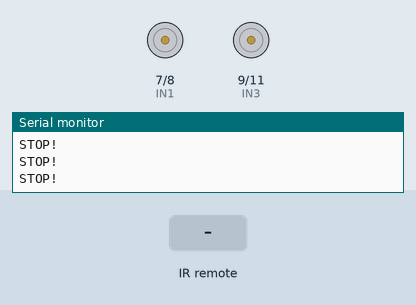
Recording of a sketch running on a simulated Arduino Uno, built with avr-gcc and run on an emulated ATmega328P. Shown: motor-driver pin pairs drawn as motors (green arrow = first pin HIGH = forward, orange = second pin HIGH = backward, longer = more drive, scaled by the enable pin), the last lines printed to the serial monitor. The inputs (shaded band) are chosen by the test bench.

Above: at 1.2 s.
1.3 s: infrared code 0xFF629D received
At 1.7 s:
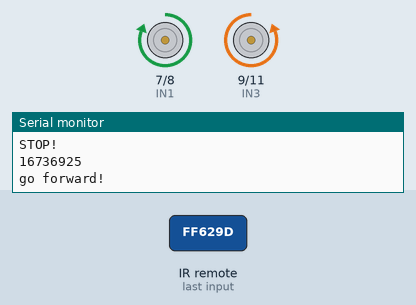
3.3 s: infrared code 0xFFA857 received
At 3.7 s:
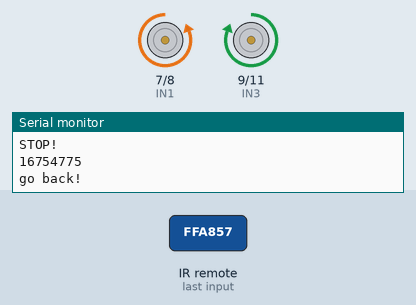
5.3 s: infrared code 0xFF22DD received
At 5.7 s:
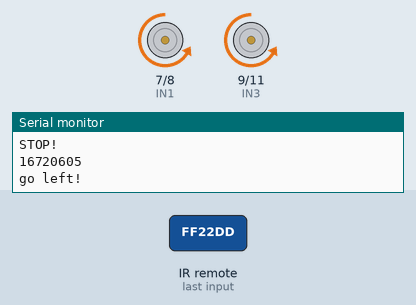
7.3 s: infrared code 0xFFC23D received
At 7.7 s:
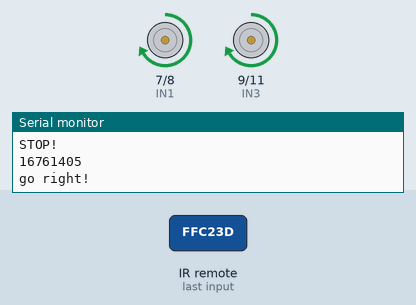
9.3 s: infrared code 0xFF629D received
At 10.3 s:
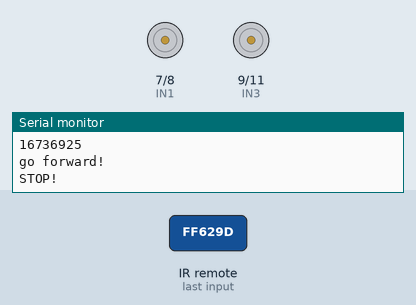
11.3 s: infrared code 0xFFA857 received
At 11.55 s:
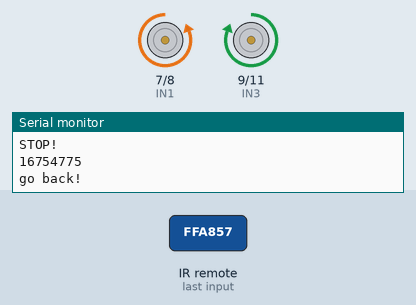
Timing chart, 0 to 14.3 s (numbered marks = the images above; inputs shaded):
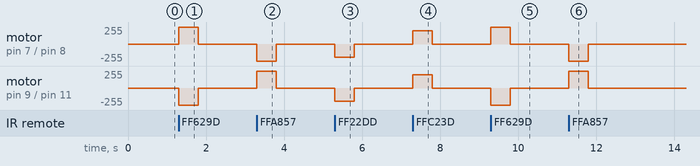

Measured:
- after the input at 1.3 s, motor on pin 7 (IN1) / pin 8 (IN2): stopped → forward 255/255 at once, → stopped 0.50 s later; motor on pin 9 (IN3) / pin 11 (IN4): stopped → backward 255/255 at once, → stopped 0.50 s later
- after the input at 3.3 s, motor on pin 7 (IN1) / pin 8 (IN2): stopped → backward 255/255 at once, → stopped 0.50 s later; motor on pin 9 (IN3) / pin 11 (IN4): stopped → forward 255/255 at once, → stopped 0.50 s later
- after the input at 5.3 s, motor on pin 7 (IN1) / pin 8 (IN2), motor on pin 9 (IN3) / pin 11 (IN4): stopped → backward 200/255 at once, → stopped 0.50 s later
- after the input at 7.3 s, motor on pin 7 (IN1) / pin 8 (IN2), motor on pin 9 (IN3) / pin 11 (IN4): stopped → forward 200/255 at once, → stopped 0.50 s later
- after the input at 9.3 s, motor on pin 7 (IN1) / pin 8 (IN2): stopped → forward 255/255 at once, → stopped 0.50 s later; motor on pin 9 (IN3) / pin 11 (IN4): stopped → backward 255/255 at once, → stopped 0.50 s later
- after the input at 11.3 s, motor on pin 7 (IN1) / pin 8 (IN2): stopped → backward 255/255 at once, → stopped 0.50 s later; motor on pin 9 (IN3) / pin 11 (IN4): stopped → forward 255/255 at once, → stopped 0.50 s later

The sketch:

Infrared_remote_control_car.ino
```cpp
//www.elegoo.com

#include <IRremote.h>

//------- IR REMOTE CODES ---------//
#define FORWARD 16736925
#define BACK    16754775
#define LEFT    16720605
#define RIGHT   16761405
#define STOP    16712445

#define RECV_PIN  12

#define ENB 5   // Left  wheel speed
#define IN1 7   // Left  wheel forward
#define IN2 8   // Left  wheel reverse
#define IN3 9   // Right wheel reverse
#define IN4 11  // Right wheel forward
#define ENA 6   // Right wheel speed
#define carSpeed 200  // initial speed of car >=0 to <=255

IRrecv irrecv(RECV_PIN);
decode_results results;
unsigned long val;
unsigned long preMillis;

void forward() {
  digitalWrite(ENA, HIGH);
  digitalWrite(ENB, HIGH);
  digitalWrite(IN1, HIGH);
  digitalWrite(IN2, LOW);
  digitalWrite(IN3, LOW);
  digitalWrite(IN4, HIGH);
  Serial.println("go forward!");
}

void back(){
  digitalWrite(ENA, HIGH);
  digitalWrite(ENB, HIGH);
  digitalWrite(IN1, LOW);
  digitalWrite(IN2, HIGH);
  digitalWrite(IN3, HIGH);
  digitalWrite(IN4, LOW);
  Serial.println("go back!");
}

void left(){
  analogWrite(ENA, carSpeed);
  analogWrite(ENB, carSpeed);
  digitalWrite(IN1, LOW);
  digitalWrite(IN2, HIGH);
  digitalWrite(IN3, LOW);
  digitalWrite(IN4, HIGH);
  Serial.println("go left!");
}

void right(){
  analogWrite(ENA, carSpeed);
  analogWrite(ENB, carSpeed);
  digitalWrite(IN1, HIGH);
  digitalWrite(IN2, LOW);
  digitalWrite(IN3, HIGH);
  digitalWrite(IN4, LOW);
  Serial.println("go right!");
}

void stop(){
  digitalWrite(ENA, LOW);
  digitalWrite(ENB, LOW);
  Serial.println("STOP!");
}

void setup() {
  Serial.begin(9600);
  pinMode(IN1, OUTPUT);
  pinMode(IN2, OUTPUT);
  pinMode(IN3, OUTPUT);
  pinMode(IN4, OUTPUT);
  pinMode(ENA, OUTPUT);
  pinMode(ENB, OUTPUT);
  stop();
  irrecv.enableIRIn();
}

void loop() {
  if (irrecv.decode(&results)){
    preMillis = millis();
    val = results.value;
    Serial.println(val);
    irrecv.resume();
    switch(val){
      case FORWARD: forward();  break;
      case BACK:    back();     break;
      case LEFT:    left();     break;
      case RIGHT:   right();    break;
      case STOP:    stop();     break;
      default:                  break;
    }
  }
  else{
    if(millis() - preMillis > 500){
      stop();
      preMillis = millis();
    }
  }
}
```
